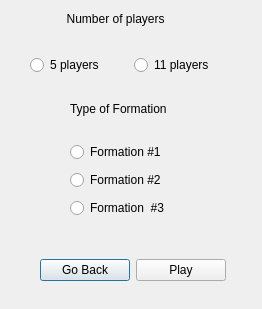
<?xml version="1.0" encoding="UTF-8"?>
<ui version="4.0">
 <class>BPSettings</class>
 <widget class="QDialog" name="BPSettings">
  <property name="geometry">
   <rect>
    <x>0</x>
    <y>0</y>
    <width>262</width>
    <height>309</height>
   </rect>
  </property>
  <property name="windowTitle">
   <string>Dialog</string>
  </property>
  <widget class="QWidget" name="horizontalLayoutWidget">
   <property name="geometry">
    <rect>
     <x>40</x>
     <y>250</y>
     <width>186</width>
     <height>41</height>
    </rect>
   </property>
   <layout class="QHBoxLayout" name="horizontalLayout">
    <item>
     <widget class="QPushButton" name="BP_Back">
      <property name="text">
       <string>Go Back</string>
      </property>
     </widget>
    </item>
    <item>
     <widget class="QPushButton" name="BP_Play">
      <property name="text">
       <string>Play</string>
      </property>
     </widget>
    </item>
   </layout>
  </widget>
  <widget class="QWidget" name="horizontalLayoutWidget_2">
   <property name="geometry">
    <rect>
     <x>30</x>
     <y>50</y>
     <width>201</width>
     <height>31</height>
    </rect>
   </property>
   <layout class="QHBoxLayout" name="horizontalLayout_2">
    <item>
     <widget class="QRadioButton" name="five_players">
      <property name="text">
       <string>5 players</string>
      </property>
     </widget>
    </item>
    <item>
     <widget class="QRadioButton" name="eleven_players">
      <property name="text">
       <string>11 players</string>
      </property>
     </widget>
    </item>
   </layout>
  </widget>
  <widget class="QLabel" name="label">
   <property name="geometry">
    <rect>
     <x>60</x>
     <y>10</y>
     <width>151</width>
     <height>17</height>
    </rect>
   </property>
   <property name="text">
    <string>  Number of players</string>
   </property>
  </widget>
  <widget class="QLabel" name="label_2">
   <property name="geometry">
    <rect>
     <x>70</x>
     <y>100</y>
     <width>131</width>
     <height>17</height>
    </rect>
   </property>
   <property name="text">
    <string>Type of Formation</string>
   </property>
  </widget>
  <widget class="QWidget" name="verticalLayoutWidget">
   <property name="geometry">
    <rect>
     <x>70</x>
     <y>140</y>
     <width>123</width>
     <height>83</height>
    </rect>
   </property>
   <layout class="QVBoxLayout" name="verticalLayout">
    <item>
     <widget class="QRadioButton" name="First_Formation">
      <property name="text">
       <string>Formation #1</string>
      </property>
     </widget>
    </item>
    <item>
     <widget class="QRadioButton" name="Second_Formation">
      <property name="text">
       <string>Formation #2</string>
      </property>
     </widget>
    </item>
    <item>
     <widget class="QRadioButton" name="Third_Formation">
      <property name="text">
       <string>Formation  #3</string>
      </property>
     </widget>
    </item>
   </layout>
  </widget>
 </widget>
 <resources/>
 <connections/>
</ui>
